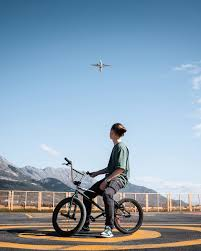
#> input picture 13_k_means/b.jpg, 201 x 251 px
$ jupyter execute segmentation.ipynb
#> lines starting #> are read from the running program, lines starting #| are printed output that depends on the picture; after the words box and inside, x2 and y2 are one past the last pixel; in counts of white or black regions, pixels touching at a corner belong together
Divide image into meaningful regions (sky, road, object, etc.)

[cell 1]
import numpy as np
import matplotlib.pyplot as plt
from sklearn.cluster import MiniBatchKMeans
from PIL import Image

[cell 2]
image = Image.open("b.jpg")
#> image is the input picture: PIL image 201x251 RGB; mean R, G, B 139.8, 161.3, 179
image = image.resize((256, 256))
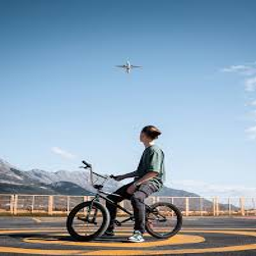
#> image: PIL image 256x256 RGB; mean R, G, B 139.8, 161.3, 179

plt.imshow(image)
plt.title("Original Image")
plt.axis('off')
plt.show()

[cell 3]
image_np = np.array(image)

h, w, c = image_np.shape
#> h = 256; w = 256; c = 3

# reshape to (num_pixels, features)
pixels = image_np.reshape(-1, 3)

# normalize (important for clustering)
pixels = pixels.astype(np.float32) / 255.0

[cell 4]
# create x, y coordinates
x_coords = np.tile(np.arange(w), (h, 1))
y_coords = np.tile(np.arange(h), (w, 1)).T

# normalize coordinates
x_coords = x_coords / w
y_coords = y_coords / h

# reshape
x_coords = x_coords.reshape(-1, 1)
y_coords = y_coords.reshape(-1, 1)

# combine RGB + position
features = np.concatenate([pixels, x_coords, y_coords], axis=1)

[cell 5]
k = 5  # number of segments (try 3–8)

kmeans = MiniBatchKMeans(n_clusters=k, random_state=42, batch_size=1000)
labels = kmeans.fit_predict(features)

[cell 6]
segmented = kmeans.cluster_centers_[labels][:, :3]
segmented = segmented.reshape(h, w, 3)
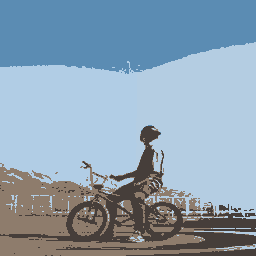
#> segmented: shape (256, 256, 3) float64; mean of channels 0, 1, 2 0.549, 0.632, 0.701; drawn as R, G, B

# convert back to 0-255
segmented = (segmented * 255).astype('uint8')

[cell 7]
segmented_labels = labels.reshape(h, w)
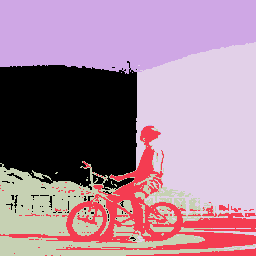
#> segmented_labels: shape (256, 256) int32; 5 distinct labels, from 0 to 4; one colour per label, 0 black

plt.imshow(segmented_labels, cmap='viridis')
plt.title("Segmented Regions")
plt.axis('off')
plt.show()

[cell 8]
plt.figure(figsize=(12,5))

plt.subplot(1,2,1)
plt.imshow(image)
plt.title("Original")
plt.axis('off')

plt.subplot(1,2,2)
plt.imshow(segmented)
plt.title(f"Segmented (K={k})")
plt.axis('off')

plt.show()
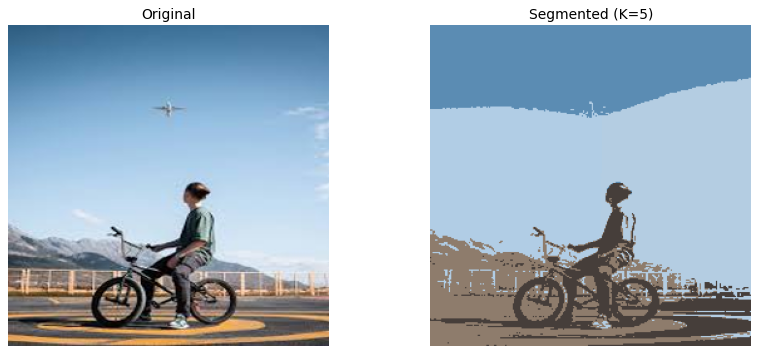
#> figure drawn by matplotlib, 2 panels

[cell 9]
import cv2
segmented_labels = labels.reshape(h, w)

[cell 10]
# detect boundaries (where neighboring pixels have different labels)
boundaries = np.zeros((h, w), dtype=np.uint8)

# check right and bottom neighbors
boundaries[:-1, :] |= (segmented_labels[:-1, :] != segmented_labels[1:, :])
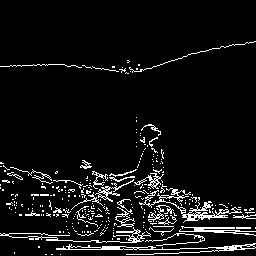
#> boundaries: shape (256, 256); values 0 (black) and 1 (white), 6.8% white in thin lines or dots, all inside (x1, y1, x2, y2) = (0, 41, 256, 255)
boundaries[:, :-1] |= (segmented_labels[:, :-1] != segmented_labels[:, 1:])
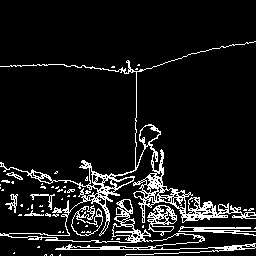
#> boundaries: shape (256, 256); values 0 (black) and 1 (white), 9.3% white in thin lines or dots, all inside (x1, y1, x2, y2) = (0, 41, 256, 256)

# convert original image to array
original_np = np.array(image)

# overlay boundaries (red color)
boundary_image = original_np.copy()
boundary_image[boundaries == 1] = [255, 0, 0]  # red boundaries
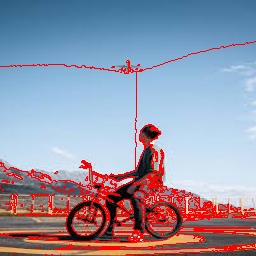
#> boundary_image: shape (256, 256, 3); 9.34% of pixels changed, all inside (x1, y1, x2, y2) = (0, 41, 256, 256)

[cell 11]
plt.imshow(boundary_image)
plt.title("Segmentation with Boundaries")
plt.axis('off')
plt.show()

[cell 12]
# edge
# convert to grayscale
gray = cv2.cvtColor(original_np, cv2.COLOR_RGB2GRAY)
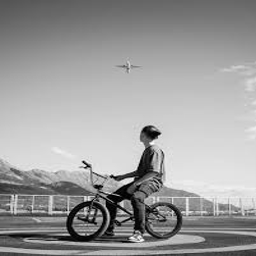
#> gray: shape (256, 256); min 0, max 254, mean 156.9

# apply canny edge detector
edges = cv2.Canny(gray, threshold1=100, threshold2=200)
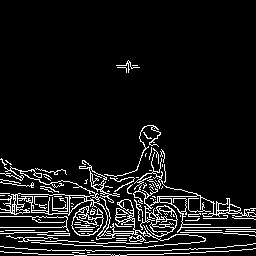
#> edges: shape (256, 256); 8.3% white in thin lines or dots, all inside (x1, y1, x2, y2) = (0, 60, 256, 256)

plt.imshow(edges, cmap='gray')
plt.title("Edges")
plt.axis('off')
plt.show()

[cell 13]
# copy segmented image
seg_with_edges = segmented.copy()

# mark edges in green
seg_with_edges[edges != 0] = [0, 255, 0]  # green edges
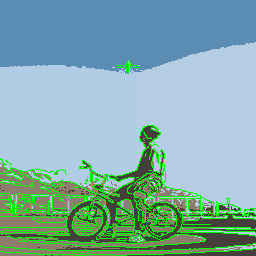
#> seg_with_edges: shape (256, 256, 3); mean of channels 0, 1, 2 129.2, 172.3, 169.1; drawn as R, G, B

[cell 14]
plt.figure(figsize=(12,5))

plt.subplot(1,2,1)
plt.imshow(segmented)
plt.title("Segmented")
plt.axis('off')

plt.subplot(1,2,2)
plt.imshow(seg_with_edges)
plt.title("Segmentation + Edges")
plt.axis('off')

plt.show()
